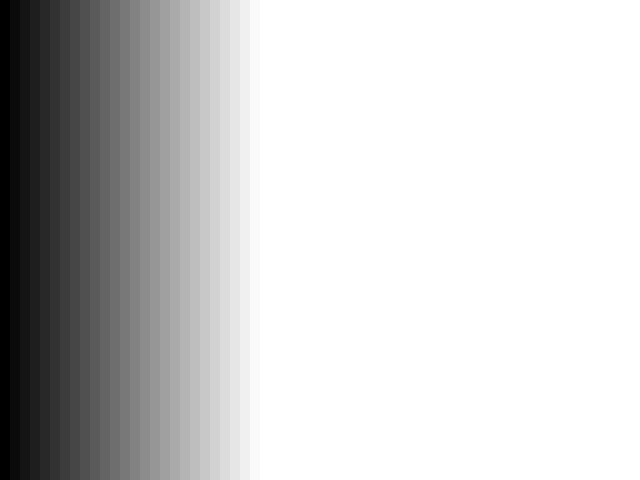
Frame 1 (no input)
Frame 60 (the mouse pressed at the canvas centre just before this capture): identical to frame 1, image omitted
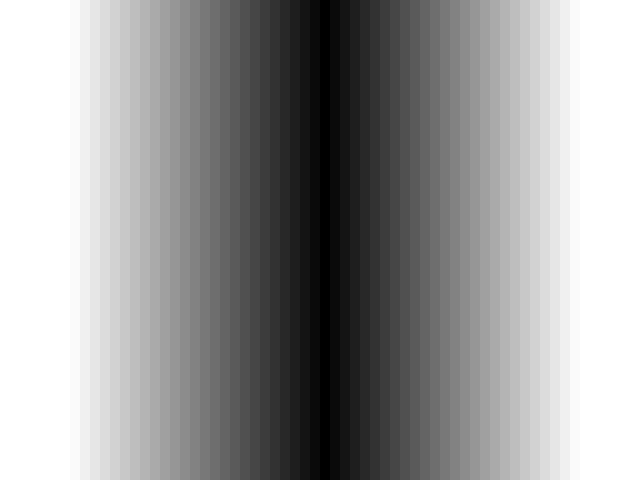
Frame 120 (the mouse held since frame 60 and released just before this capture)

The Processing sketch that drew these frames (run headless with seeded random() and noise(); from frame 60 on, the mouse is pressed at the canvas centre):

// Processing sketch: Interactive_Gradient
// ── Interactive_Gradient.pde
//Chapter 6: Loops

int x = 0;
int y = 0;
float c = 0;
int space = 10;

void setup() {
  size (640, 480);

  background(255);
}

void draw() {
  noStroke();

  

  x = 0;
  while (x < width) {
    println("Boucle ouvre et ferme");
    
    c = abs(mouseX - x);
    c = constrain(c, 0, 255);
    
    fill(c);

    rect(x, y, space, height);

    x+=space;
    
  }
}
